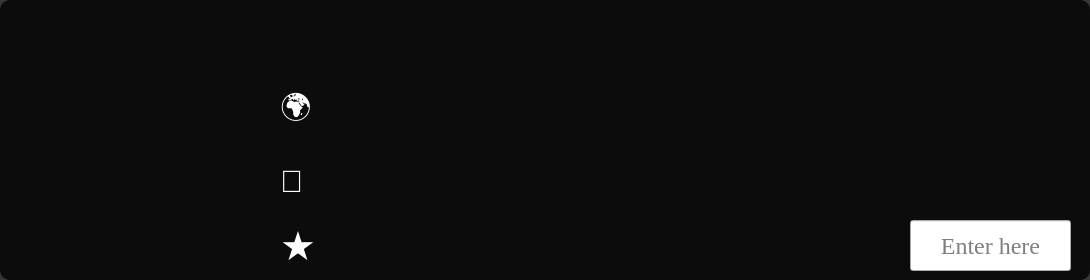
                <widget class="QFrame" name="frameResult3">
                 <property name="styleSheet">
                  <string notr="true">QFrame {
    background-color: rgba(0, 0, 0, 200);
    border-radius: 10px;
}

QFrame:hover {
    background-color: rgba(0,0,0,150);
}
</string>
                 </property>
                 <property name="frameShape">
                  <enum>QFrame::StyledPanel</enum>
                 </property>
                 <property name="frameShadow">
                  <enum>QFrame::Raised</enum>
                 </property>
                 <widget class="QLabel" name="labelRate3">
                  <property name="geometry">
                   <rect>
                    <x>330</x>
                    <y>220</y>
                    <width>211</width>
                    <height>51</height>
                   </rect>
                  </property>
                  <property name="font">
                   <font>
                    <family>Georgia</family>
                    <pointsize>14</pointsize>
                    <weight>9</weight>
                    <italic>false</italic>
                    <bold>false</bold>
                   </font>
                  </property>
                  <property name="styleSheet">
                   <string notr="true">background-color: transparent;
font: 75 14pt &quot;Georgia&quot;;
COLOR: rgb(255, 255, 255);</string>
                  </property>
                  <property name="text">
                   <string/>
                  </property>
                 </widget>
                 <widget class="QLabel" name="labelFigure3">
                  <property name="geometry">
                   <rect>
                    <x>10</x>
                    <y>15</y>
                    <width>250</width>
                    <height>251</height>
                   </rect>
                  </property>
                  <property name="font">
                   <font>
                    <family>Sitka Text</family>
                    <pointsize>10</pointsize>
                   </font>
                  </property>
                  <property name="styleSheet">
                   <string notr="true">background-color: transparent;
border-radius: 10px;</string>
                  </property>
                  <property name="text">
                   <string/>
                  </property>
                 </widget>
                 <widget class="QLabel" name="labelLocation3">
                  <property name="geometry">
                   <rect>
                    <x>320</x>
                    <y>90</y>
                    <width>751</width>
                    <height>51</height>
                   </rect>
                  </property>
                  <property name="font">
                   <font>
                    <family>Georgia</family>
                    <pointsize>14</pointsize>
                    <weight>9</weight>
                    <italic>false</italic>
                    <bold>false</bold>
                   </font>
                  </property>
                  <property name="styleSheet">
                   <string notr="true">background-color: transparent;
font: 75 14pt &quot;Georgia&quot;;
COLOR: rgb(255, 255, 255);</string>
                  </property>
                  <property name="text">
                   <string/>
                  </property>
                 </widget>
                 <widget class="QLabel" name="labelCategories3">
                  <property name="geometry">
                   <rect>
                    <x>330</x>
                    <y>150</y>
                    <width>751</width>
                    <height>51</height>
                   </rect>
                  </property>
                  <property name="font">
                   <font>
                    <family>Georgia</family>
                    <pointsize>14</pointsize>
                    <weight>9</weight>
                    <italic>false</italic>
                    <bold>false</bold>
                   </font>
                  </property>
                  <property name="styleSheet">
                   <string notr="true">background-color: transparent;
font: 75 14pt &quot;Georgia&quot;;
COLOR: rgb(255, 255, 255);</string>
                  </property>
                  <property name="text">
                   <string/>
                  </property>
                 </widget>
                 <widget class="QLabel" name="labelRateIcon3">
                  <property name="geometry">
                   <rect>
                    <x>280</x>
                    <y>225</y>
                    <width>41</width>
                    <height>41</height>
                   </rect>
                  </property>
                  <property name="font">
                   <font>
                    <family>MS Shell Dlg 2</family>
                    <pointsize>30</pointsize>
                    <weight>50</weight>
                    <italic>false</italic>
                    <bold>false</bold>
                   </font>
                  </property>
                  <property name="styleSheet">
                   <string notr="true">font: 30pt &quot;MS Shell Dlg 2&quot;;
COLOR:rgb(255, 255, 255); background-color: transparent</string>
                  </property>
                  <property name="text">
                   <string>★</string>
                  </property>
                  <property name="scaledContents">
                   <bool>true</bool>
                  </property>
                 </widget>
                 <widget class="QLabel" name="labelMessage3">
                  <property name="geometry">
                   <rect>
                    <x>280</x>
                    <y>160</y>
                    <width>41</width>
                    <height>41</height>
                   </rect>
                  </property>
                  <property name="font">
                   <font>
                    <family>MS Shell Dlg 2</family>
                    <pointsize>23</pointsize>
                    <weight>50</weight>
                    <italic>false</italic>
                    <bold>false</bold>
                   </font>
                  </property>
                  <property name="styleSheet">
                   <string notr="true">font: 23pt &quot;MS Shell Dlg 2&quot;;
COLOR:rgb(255, 255, 255); background-color: transparent</string>
                  </property>
                  <property name="text">
                   <string>💬</string>
                  </property>
                  <property name="scaledContents">
                   <bool>true</bool>
                  </property>
                 </widget>
                 <widget class="QLabel" name="labelLocationIcon3">
                  <property name="geometry">
                   <rect>
                    <x>280</x>
                    <y>90</y>
                    <width>41</width>
                    <height>41</height>
                   </rect>
                  </property>
                  <property name="font">
                   <font>
                    <family>MS Shell Dlg 2</family>
                    <pointsize>23</pointsize>
                    <weight>50</weight>
                    <italic>false</italic>
                    <bold>false</bold>
                   </font>
                  </property>
                  <property name="styleSheet">
                   <string notr="true">font: 23pt &quot;MS Shell Dlg 2&quot;;
COLOR:rgb(255, 255, 255); background-color: transparent</string>
                  </property>
                  <property name="text">
                   <string>🌍</string>
                  </property>
                  <property name="scaledContents">
                   <bool>true</bool>
                  </property>
                 </widget>
                 <widget class="QLabel" name="labelName3">
                  <property name="geometry">
                   <rect>
                    <x>270</x>
                    <y>20</y>
                    <width>801</width>
                    <height>61</height>
                   </rect>
                  </property>
                  <property name="font">
                   <font>
                    <family>Georgia</family>
                    <pointsize>18</pointsize>
                    <weight>9</weight>
                    <italic>false</italic>
                    <bold>false</bold>
                   </font>
                  </property>
                  <property name="styleSheet">
                   <string notr="true">background-color: transparent;
font: 75 18pt &quot;Georgia&quot;;
COLOR: rgb(255, 255, 255);</string>
                  </property>
                  <property name="text">
                   <string/>
                  </property>
                 </widget>
                 <widget class="QLineEdit" name="lineEditRating3">
                  <property name="geometry">
                   <rect>
                    <x>910</x>
                    <y>220</y>
                    <width>161</width>
                    <height>51</height>
                   </rect>
                  </property>
                  <property name="font">
                   <font>
                    <family>Georgia</family>
                    <pointsize>18</pointsize>
                    <weight>9</weight>
                    <italic>false</italic>
                    <bold>false</bold>
                   </font>
                  </property>
                  <property name="styleSheet">
                   <string notr="true">QLineEdit {
    background-color:rgb(247, 247, 247);
color:rgb(0, 0, 0);
    border-radius: 10px;text-align: center;
 
	font: 75 18pt &quot;Georgia&quot;;
}

QLineEdit:hover{
    background-color: rgb(229, 229, 229) };</string>
                  </property>
                  <property name="text">
                   <string/>
                  </property>
                  <property name="alignment">
                   <set>Qt::AlignCenter</set>
                  </property>
                  <property name="placeholderText">
                   <string>Enter here</string>
                  </property>
                 </widget>
                </widget>
